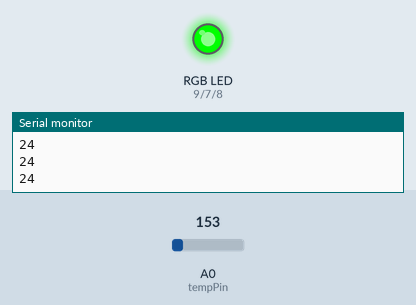
This sketch was run on a simulated Arduino Uno, built with avr-gcc and run on an emulated ATmega328P. On the bench: an RGB LED mixed from three pins (HIGH = lit), the last lines printed to the serial monitor. Inputs (shaded band) come from the test bench; at power-on: A0 (tempPin) = 153.

Above: at 1.2 s.
1.3 s: A0 (tempPin) set to 146
2.8 s: A0 (tempPin) set to 128
At 3.8 s:
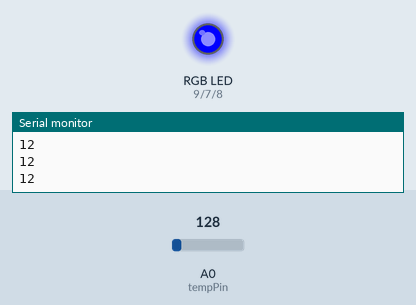
4.3 s: A0 (tempPin) set to 221
At 5.1 s:
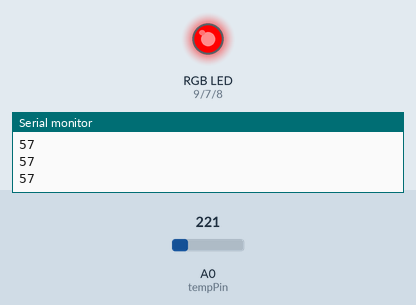
5.8 s: A0 (tempPin) set to 191
At 6.4 s:
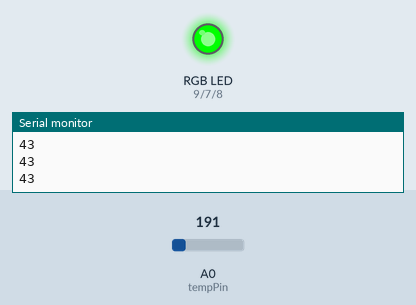
7.3 s: A0 (tempPin) set to 133
At 7.7 s:
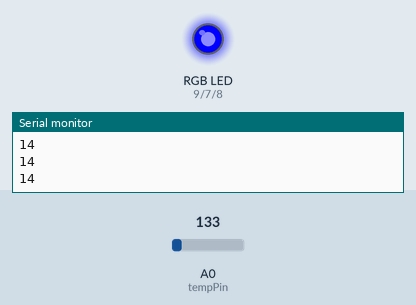
Timing chart, 0 to 9.8 s (numbered marks = the images above; inputs shaded):
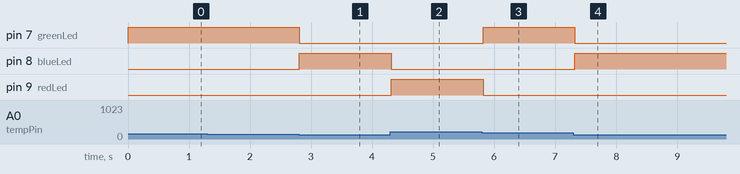

Measured:
- the behaviour switches between 140 and 139 on A0 (tempPin) (found by bisection; images 0 and 1)
- the behaviour switches between 205 and 204 on A0 (tempPin) (found by bisection; images 2 and 3)
- after the input at 2.8 s, pin 7 (greenLed): HIGH → LOW at once; pin 8 (blueLed): LOW → HIGH at once
- after the input at 4.3 s, pin 8 (blueLed): HIGH → LOW at once; pin 9 (redLed): LOW → HIGH at once
- after the input at 5.8 s, pin 7 (greenLed): LOW → HIGH at once; pin 9 (redLed): HIGH → LOW at once
- after the input at 7.3 s, pin 7 (greenLed): HIGH → LOW at once; pin 8 (blueLed): LOW → HIGH at once

The sketch:

32IV_6_Temp_RGB.ino
```cpp
int greenLed=7;
int redLed=9;
int blueLed=8;
int tempPin=A0;

int blue=18;
int green=49;
int red=50;

int getTempManual() {
  int value=analogRead(tempPin);
  float volts=value*5.0;
  float percents=volts/1024.0;
  float minusOffset=percents-0.5;
  int degrees=minusOffset*100;
  return degrees;
}

void showRgb(int red, int green, int blue) {
  digitalWrite(redLed, red);
  digitalWrite(greenLed, green);
  digitalWrite(blueLed, blue);
}

void setup()
{
  pinMode(greenLed, OUTPUT);
  pinMode(redLed, OUTPUT);
  pinMode(blueLed, OUTPUT);
  pinMode(tempPin, INPUT);
  Serial.begin(9600);
}

void loop()
{
  int temperature=getTempManual();
  Serial.println(temperature);
  if (temperature<blue) {
    // Blue
    showRgb(0,0,255);
  } else if (temperature>=blue && temperature<=green) {
    // Green
    showRgb(0,255,0);
  } else if (temperature>=red) {
    // Red
    showRgb(255,0,0);
  }
  delay(100);
}
```
